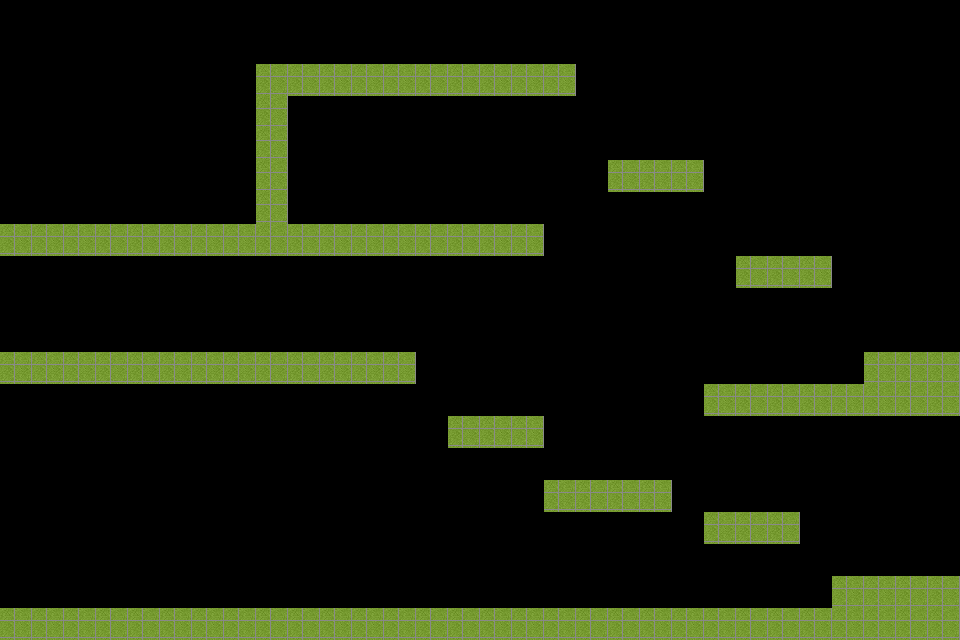

Below is a game level as drawn by its tile map, then a one-line description and the .tmx that defines it (tile-layer data replaced by summaries):
An orthogonal 30x20 tile map with 32x32 px tiles, 1 tile layer (mainLayer).

<map version="1.0" tiledversion="1.1.3" orientation="orthogonal" renderorder="right-down" width="30" height="20" tilewidth="32" tileheight="32" infinite="0" nextobjectid="1">
 <tileset firstgid="1" name="1" tilewidth="32" tileheight="32" spacing="1" margin="1" tilecount="35" columns="7">
  <image source="所用素材.PNG" width="233" height="166" />
 </tileset>
 <layer name="mainLayer" width="30" height="20">
  <data>[600 cells, 105 non-empty, 1 distinct tile ids]</data>
 </layer>
</map>
